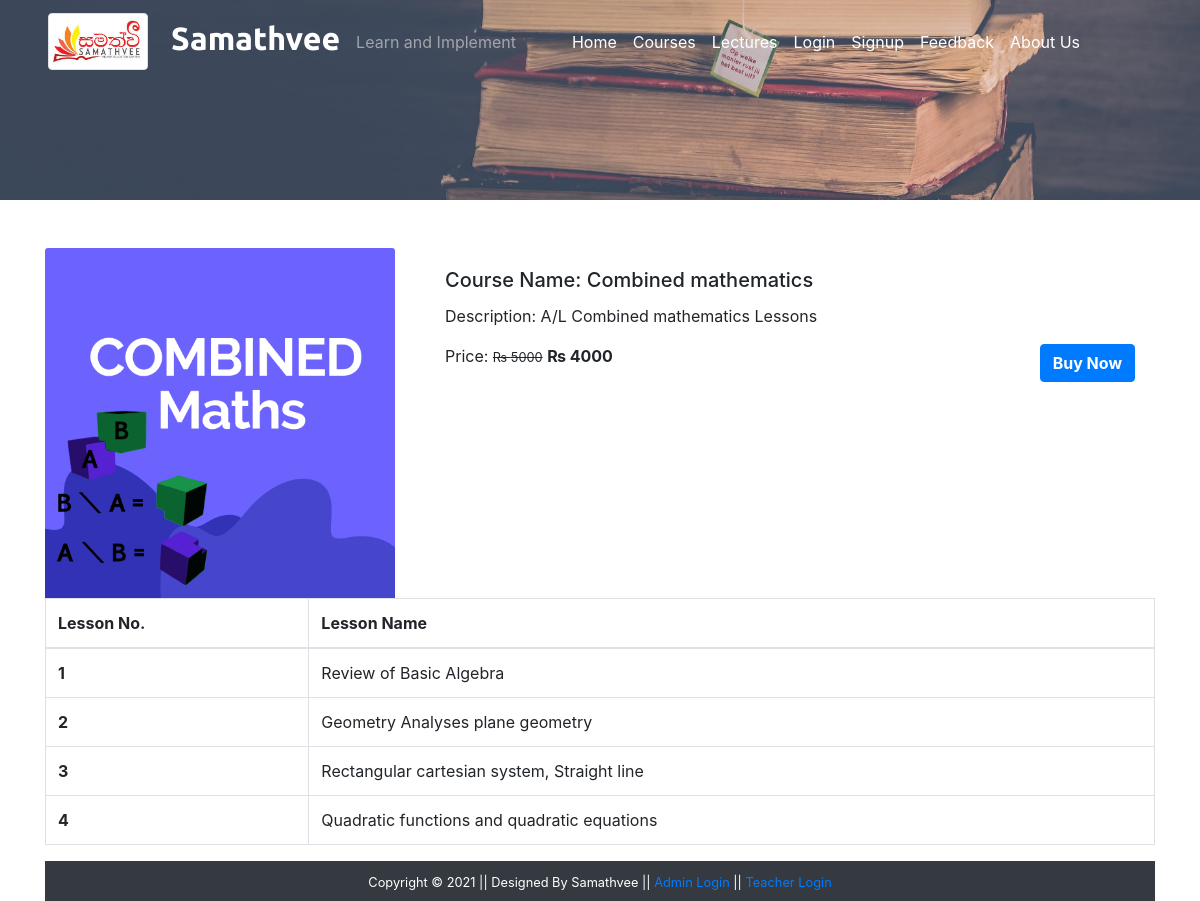
The page /coursedetails.php?course_id=1 on the database its author committed.
### tables this page shows
CREATE TABLE IF NOT EXISTS `course` (
  `course_id` int(2) NOT NULL AUTO_INCREMENT,
  `course_name` varchar(30) NOT NULL,
  `course_desc` text NOT NULL,
  `course_lecturer` varchar(100) NOT NULL,
  `course_img` text NOT NULL,
  `course_price` int(4) NOT NULL,
  `course_original_price` int(4) NOT NULL,
  PRIMARY KEY (`course_id`)
);

CREATE TABLE IF NOT EXISTS `lesson` (
  `lesson_id` int(3) NOT NULL AUTO_INCREMENT,
  `lesson_name` varchar(50) NOT NULL,
  `lesson_desc` text NOT NULL,
  `lesson_link` text NOT NULL,
  `course_id` int(2) NOT NULL,
  `course_name` varchar(30) NOT NULL,
  PRIMARY KEY (`lesson_id`),
  KEY `course_id` (`course_id`)
);

### coursedetails.php (the view, shortened to what this page needs)
<?php
  include('./mainInclude/header.php');
?>
    <div class="container-fluid bg-dark">
      <div class="row">
        <img src="./image/coursebanner.jpg" alt="courses" style="height:200px; width:100%; object-fit:cover; box-shadow:10px;"/>
      </div>
    </div>
    <div class="container mt-5">
      <?php
          if(isset($_GET['course_id'])){
           $course_id = $_GET['course_id'];
           $sql = "SELECT * FROM course WHERE course_id = '$course_id'";
          $result = $conn->query($sql);
          if($result->num_rows > 0){
            while($row = $result->fetch_assoc()){
              echo '
                <div class="row">
                <div class="col-md-4">
                  <img src="'.str_replace('..', '.', $row['course_img']).'" class="card-img-top" alt="Guitar" />
                </div>
                <div class="col-md-8">
                  <div class="card-body">
                    <h5 class="card-title">Course Name: '.$row['course_name'].'</h5>
                    <p class="card-text"> Description: '.$row['course_desc'].'</p>
                    <form action="checkout.php" method="post">
                      <p class="card-text d-inline">Price: <small><del>&#8360 '.$row['course_original_price'].'</del></small> <span class="font-weight-bolder">&#8360 '.$row['course_price'].'<span></p>
                      <input type="hidden" name="id" value='. $row["course_price"] .'>
                      <button type="submit" class="btn btn-primary text-white font-weight-bolder float-right" name="buy">Buy Now</button>
                    </form>
                  </div>
                </div>
              ';
            }
          }
         }
        ?>
      </div>
      <div class="container">
          <div class="row">
          <?php $sql = "SELECT * FROM lesson";
                $result = $conn->query($sql);
                if($result->num_rows > 0){
          echo '
           <table class="table table-bordered table-hover">
             <thead>
               <tr>
                 <th scope="col">Lesson No.</th>
                 <th scope="col">Lesson Name</th>
               </tr>
             </thead>
             <tbody>';
             $num = 0;
             while($row = $result->fetch_assoc()){
              if($row['course_id'] == $course_id) {
               $num++;
              echo ' <tr>
               <th scope="row">'.$num.'</th>
               <td>'. $row["lesson_name"].'</td></tr>';
              }
             }
             echo '</tbody>
           </table>';
            } ?>
       </div>
      </div>
     <?php
  include('./mainInclude/footer.php');
?>

### rows shown on the page
course: course_img (picture), course_name "Combined mathematics", course_desc "A/L Combined mathematics Lessons", course_original_price "5000", course_price "4000"
lesson: lesson_name "Review of Basic Algebra"
lesson: lesson_name "Geometry Analyses plane geometry"
lesson: lesson_name "Rectangular cartesian system, Straight line"
lesson: lesson_name "Quadratic functions and quadratic equations"
